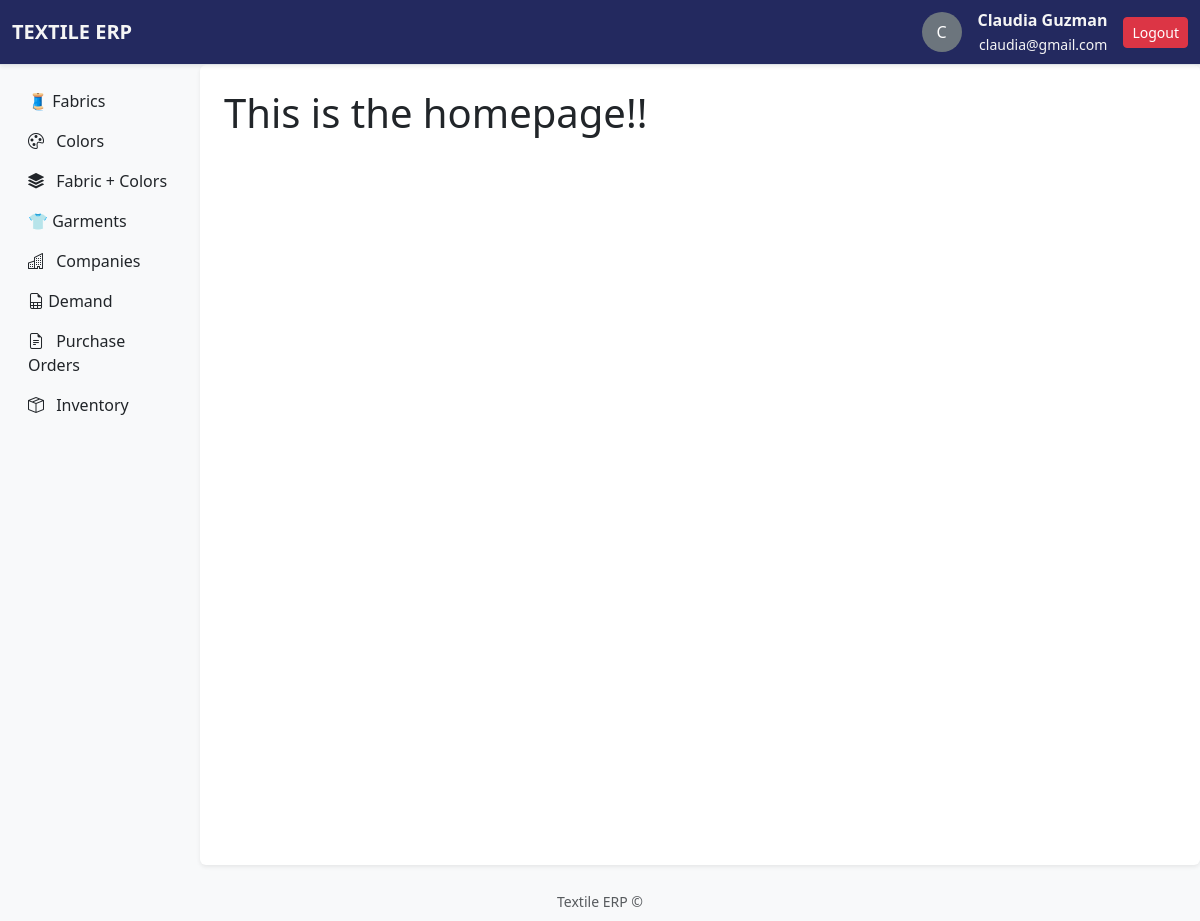
The page / (signed in) on the database as committed earlier.
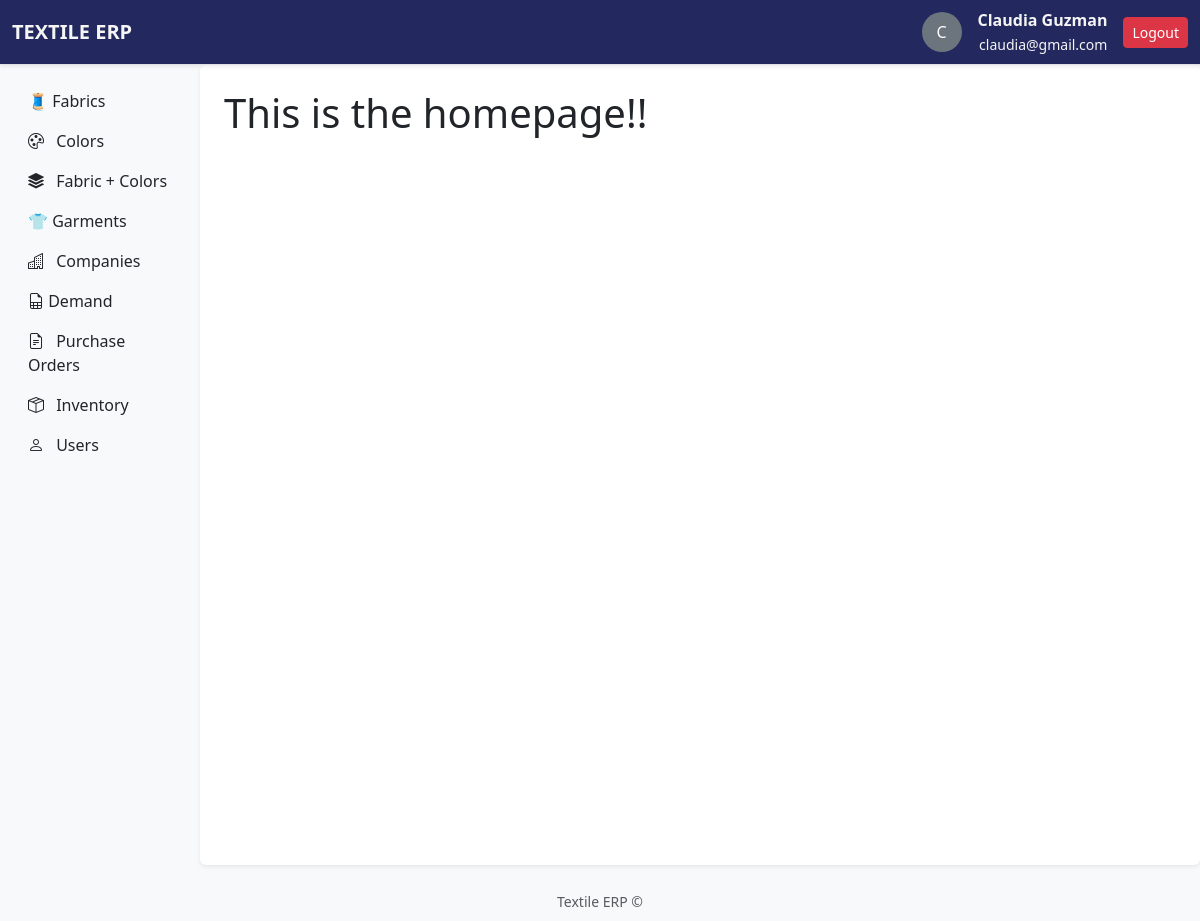
The same page on the database as committed later.
### apps/home/views.py (the view)
# urls.py: 2. Add a URL to urlpatterns:  path('', views.home, name='home')
@never_cache
@login_required
def home(request):
    return render(request, "home/home.html", {})

### apps/home/templates/home/home.html (shortened to what this page needs)
{% extends 'base.html'%}
{% block content %}
<h1>This is the homepage!!</h1>
{% endblock %}

### templates/base.html (shortened to what this page needs)
{% load static %}
<!DOCTYPE html>
<html lang="es">
<head>
  <link href="https://cdn.jsdelivr.net/npm/bootstrap@5.3.2/dist/css/bootstrap.min.css" rel="stylesheet">
  <link rel="stylesheet" href="https://cdn.jsdelivr.net/npm/bootstrap-icons@1.11.3/font/bootstrap-icons.css">
  <link rel="stylesheet" href="{% static 'css/base.css' %}">
</head>
<body class="bg-light">
  <nav class="navbar navbar-expand-lg border-bottom shadow-sm">
    <div class="container-fluid">
      <a class="navbar-brand fw-bold" href="{% url 'home:home' %}">TEXTILE ERP</a>
      <div class="d-flex align-items-center ms-auto">
        {% if user.is_authenticated %}
        <div class="d-flex align-items-center gap-3">
          <div class="rounded-circle bg-secondary text-white d-flex justify-content-center align-items-center"
            style="width:40px; height:40px;">
            {{ user.get_full_name|slice:":1"|upper }}
          </div>
          <div class="text-end">
            <strong>{{ user.get_full_name }}</strong><br>
            <small class="">{{ user.email }}</small>
          </div>
          <form method="post" action="{% url 'users:logout_view' %}">
            <button class="btn btn-danger btn-sm">Logout</button>
          </form>
        </div>
        {% endif %}
      </div>
    </div>
  </nav>
  <div class="container-fluid">
    <div class="row">
      <nav class="col-md-2 d-md-block bg-light sidebar vh-100">
        <div class="list-group list-group-flush mt-3">
          <a href="{% url 'fabrics:fabrics_list' %}"
            class="list-group-item list-group-item-action {% if '/fabrics/' in request.path and not '/fabriccolors/' in request.path %}active{% endif %}">
            🧵 Fabrics
          </a>
          <a href="{% url 'colors:colors_list' %}"
            class="list-group-item list-group-item-action {% if '/colors/' in request.path %}active{% endif %}">
            <i class="bi bi-palette me-2"></i> Colors
          </a>
          <a href="{% url 'fabrics:fabriccolors_list' %}"
            class="list-group-item list-group-item-action {% if '/fabriccolors/' in request.path %}active{% endif %}">
            <i class="bi bi-stack me-2"></i> Fabric + Colors
          </a>
          <a href="{% url 'garments:garments_list' %}"
            class="list-group-item list-group-item-action {% if '/garments/' in request.path %}active{% endif %}">
            👕 Garments
          </a>
          <a href="{% url 'companies:companies_list' %}"
            class="list-group-item list-group-item-action {% if '/companies/' in request.path %}active{% endif %}">
            <i class="bi bi-buildings me-2"></i> Companies
          </a>
          <a href="{% url 'demand:demand_list' %}"
            class="list-group-item list-group-item-action {% if '/demand/' in request.path %}active{% endif %}">
            <i class="bi bi-file-earmark-spreadsheet"></i> Demand
          </a>
          <a href="{% url 'pos:pos_list' %}" class="list-group-item list-group-item-action {% if '/pos/' in request.path %}active{% endif %}">
            <i class="bi bi-file-earmark-text me-2"></i> Purchase Orders
          </a>
          <a href="{% url 'inventory:inventory_list' %}" class="list-group-item list-group-item-action {% if '/inventory/' in request.path %}active{% endif %}">
            <i class="bi bi-box-seam me-2"></i> Inventory
          </a>
          {% if request.user.is_superuser %}
          <a href="{% url 'users:users_list' %}"
            class="list-group-item list-group-item-action {% if '/users/' in request.path %}active{% endif %}">
            <i class="bi bi-person me-2"></i> Users
          </a>
          {% endif %}
        </div>
      </nav>
      <main class="col-md-9 ms-sm-auto col-lg-10 px-md-4 py-4 bg-white shadow-sm rounded">
        {% block content %}{% endblock %}
      </main>
    </div>
  </div>
  <footer class="text-center mt-4 mb-2 text-muted">
    <small>Textile ERP &copy; {{ year }}</small>
  </footer>
</body>
</html>

Rows that differ between the two databases and show on the page:
changed CustomUser "Claudia Guzman": is_superuser False → True (drawn)
Other text that changed with them:
text now shown: "Users"
